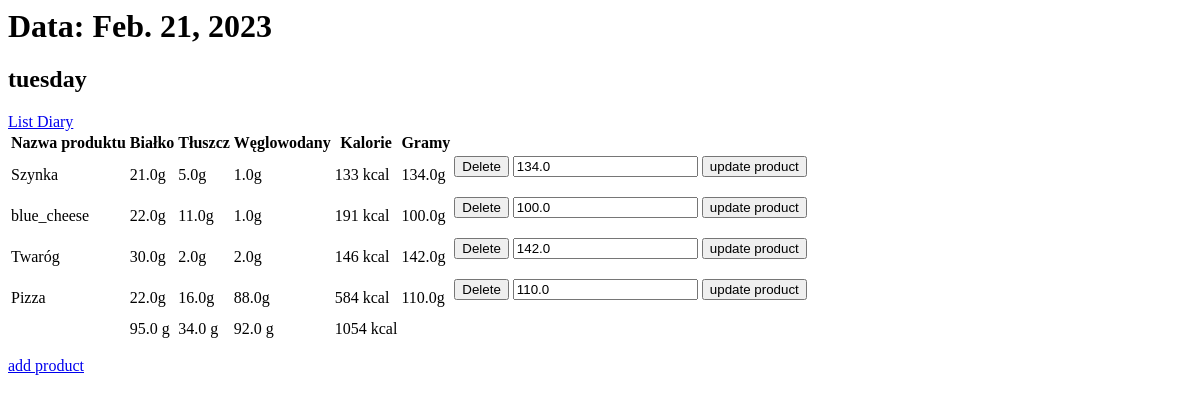
The page /diary/1/ on the database as committed earlier.
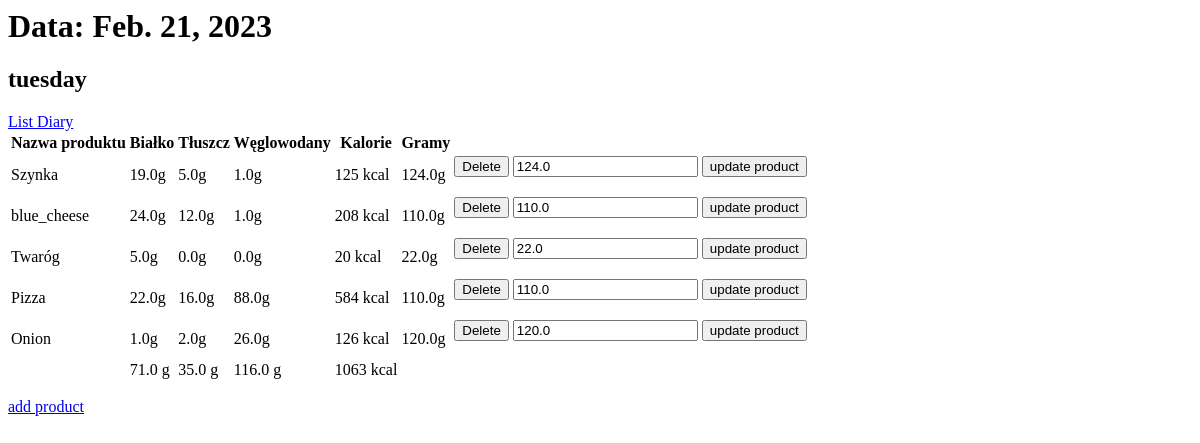
The same page on the database as committed later.
### models/models.py (models this page shows, shortened)
class Diary(models.Model):
    date = models.DateField()
    name=models.CharField(max_length=100, null=True)
    products=models.ManyToManyField(Product)
    @property
    def calories(self):
        total_calories=0
        for product in self.products.all():
            total_calories+=product.calories()
        return total_calories
    @property
    def total_carbo(self):
        return sum(self.products.all().values_list('carbo', flat=True))
    @property
    def total_protein(self):
        return sum(self.products.all().values_list('protein', flat=True))
    @property
    def total_fat(self):
        return sum(self.products.all().values_list('fat', flat=True))

class Product(models.Model):
    name=models.CharField(max_length=255)
    protein=models.FloatField()
    fat=models.FloatField()
    carbo=models.FloatField()
    grams=models.FloatField(default=100)
    def calories(self):
        calories = (self.protein*4) + (self.carbo*4)+(self.fat*9)
        return int(calories)

### models/views.py (the view)
# urls.py: path('diary/<int:diary_id>/',views.diary_detail,name='diary_detail'),
def diary_detail(request,diary_id):
    diary = get_object_or_404(Diary,pk=diary_id)
    products = diary.products.all()
    total_calories = diary.calories
    total_carbo = diary.total_carbo
    total_fat = diary.total_fat
    total_protein = diary.total_protein
    context={
        'diary': diary,
        'products': products,
        'total':{
            'calories': total_calories,
            'carbo': total_carbo,
            'protein': total_protein,
            'fat': total_fat
        }
    }
    return render(request,'diary_detail.html',context)

### templates/diary_detail.html (shortened to what this page needs)
<h1>Data: {{ diary.date }}</h1>
<h2>{{ diary.name }}</h2>
<a href="{% url 'diary_list' %}">List Diary</a>
<table>
    <tr>
        <th>Nazwa produktu</th>
        <th>Białko</th>
        <th>Tłuszcz</th>
        <th>Węglowodany</th>
        <th>Kalorie</th>
        <th>Gramy</th>
    </tr>
    {% for product in products %}
        <tr>
            <td>{{ product.name }}</td>
            <td>{{ product.protein }}g</td>
            <td>{{ product.fat }}g</td>
            <td>{{ product.carbo }}g</td>
            <td>{{ product.calories }} kcal</td>
            <td>{{product.grams}}g</td>
            <td>
                <form method="post" action="{% url 'diary_remove_product' diary.id product.id %}">
                    <button type="submit">Delete</button>
                </form>
            </td>
            <td>
                <form method="post" action="{%url 'update_product_grams' diary.id product.id %}">
                    <input type="number" name="grams" value="{{product.grams}}">
                    <button type="submit">update product</button>
                </form>
            </td>
        </tr>
    {% endfor %}
    <div>
        <tr>
            <td>{{Null}}</td>
            <td>{{ total.protein }} g</td>
            <td>{{ total.fat }} g</td>
            <td>{{ total.carbo }} g</td>
            <td>{{ total.calories }} kcal</td>
        </tr>
    </div>
</table>
<p><a href="{% url 'add_product_to_diary' diary_id=diary.id %}">add product</a></p>

Rows that differ between the two databases and show on the page:
changed Product "Szynka": protein "21.0" → "19.0"; calories "133" → "125"; grams "134.0" → "124.0"
changed Product "blue_cheese": protein "22.0" → "24.0"; fat "11.0" → "12.0"; calories "191" → "208"; grams "100.0" → "110.0"
changed Product "Twaróg": protein "30.0" → "5.0"; fat "2.0" → "0.0"; carbo "2.0" → "0.0"; calories "146" → "20"; grams "142.0" → "22.0"
added Product: name "Onion", protein "1.0", fat "2.0", carbo "26.0", calories "126", grams "120.0"
Other text that changed with them:
{{ total.protein }}: "95.0" → "71.0"
{{ total.fat }}: "34.0" → "35.0"
{{ total.carbo }}: "92.0" → "116.0"
{{ total.calories }}: "1054" → "1063"
